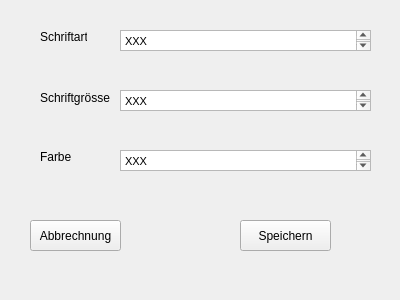
<?xml version="1.0" encoding="UTF-8"?>
<ui version="4.0">
 <class>Form</class>
 <widget class="QWidget" name="Form">
  <property name="geometry">
   <rect>
    <x>0</x>
    <y>0</y>
    <width>400</width>
    <height>300</height>
   </rect>
  </property>
  <property name="windowTitle">
   <string>Form</string>
  </property>
  <widget class="QPushButton" name="pushButton">
   <property name="geometry">
    <rect>
     <x>30</x>
     <y>220</y>
     <width>91</width>
     <height>31</height>
    </rect>
   </property>
   <property name="text">
    <string>Abbrechnung</string>
   </property>
  </widget>
  <widget class="QPushButton" name="pushButton_2">
   <property name="geometry">
    <rect>
     <x>240</x>
     <y>220</y>
     <width>91</width>
     <height>31</height>
    </rect>
   </property>
   <property name="text">
    <string>Speichern</string>
   </property>
  </widget>
  <widget class="QLabel" name="label">
   <property name="geometry">
    <rect>
     <x>40</x>
     <y>30</y>
     <width>47</width>
     <height>13</height>
    </rect>
   </property>
   <property name="text">
    <string>Schriftart</string>
   </property>
  </widget>
  <widget class="QLabel" name="label_2">
   <property name="geometry">
    <rect>
     <x>40</x>
     <y>90</y>
     <width>71</width>
     <height>16</height>
    </rect>
   </property>
   <property name="text">
    <string>Schriftgrösse</string>
   </property>
  </widget>
  <widget class="QLabel" name="label_3">
   <property name="geometry">
    <rect>
     <x>40</x>
     <y>150</y>
     <width>47</width>
     <height>13</height>
    </rect>
   </property>
   <property name="text">
    <string>Farbe</string>
   </property>
  </widget>
  <widget class="QTextEdit" name="textEdit_2">
   <property name="geometry">
    <rect>
     <x>120</x>
     <y>30</y>
     <width>251</width>
     <height>21</height>
    </rect>
   </property>
   <property name="html">
    <string>&lt;!DOCTYPE HTML PUBLIC &quot;-//W3C//DTD HTML 4.0//EN&quot; &quot;http://www.w3.org/TR/REC-html40/strict.dtd&quot;&gt;
&lt;html&gt;&lt;head&gt;&lt;meta name=&quot;qrichtext&quot; content=&quot;1&quot; /&gt;&lt;style type=&quot;text/css&quot;&gt;
p, li { white-space: pre-wrap; }
&lt;/style&gt;&lt;/head&gt;&lt;body style=&quot; font-family:'MS Shell Dlg 2'; font-size:8.25pt; font-weight:400; font-style:normal;&quot;&gt;
&lt;p style=&quot; margin-top:0px; margin-bottom:0px; margin-left:0px; margin-right:0px; -qt-block-indent:0; text-indent:0px;&quot;&gt;XXX&lt;/p&gt;&lt;/body&gt;&lt;/html&gt;</string>
   </property>
  </widget>
  <widget class="QTextEdit" name="textEdit_3">
   <property name="geometry">
    <rect>
     <x>120</x>
     <y>90</y>
     <width>251</width>
     <height>21</height>
    </rect>
   </property>
   <property name="html">
    <string>&lt;!DOCTYPE HTML PUBLIC &quot;-//W3C//DTD HTML 4.0//EN&quot; &quot;http://www.w3.org/TR/REC-html40/strict.dtd&quot;&gt;
&lt;html&gt;&lt;head&gt;&lt;meta name=&quot;qrichtext&quot; content=&quot;1&quot; /&gt;&lt;style type=&quot;text/css&quot;&gt;
p, li { white-space: pre-wrap; }
&lt;/style&gt;&lt;/head&gt;&lt;body style=&quot; font-family:'MS Shell Dlg 2'; font-size:8.25pt; font-weight:400; font-style:normal;&quot;&gt;
&lt;p style=&quot; margin-top:0px; margin-bottom:0px; margin-left:0px; margin-right:0px; -qt-block-indent:0; text-indent:0px;&quot;&gt;XXX&lt;/p&gt;&lt;/body&gt;&lt;/html&gt;</string>
   </property>
  </widget>
  <widget class="QTextEdit" name="textEdit_4">
   <property name="geometry">
    <rect>
     <x>120</x>
     <y>150</y>
     <width>251</width>
     <height>21</height>
    </rect>
   </property>
   <property name="html">
    <string>&lt;!DOCTYPE HTML PUBLIC &quot;-//W3C//DTD HTML 4.0//EN&quot; &quot;http://www.w3.org/TR/REC-html40/strict.dtd&quot;&gt;
&lt;html&gt;&lt;head&gt;&lt;meta name=&quot;qrichtext&quot; content=&quot;1&quot; /&gt;&lt;style type=&quot;text/css&quot;&gt;
p, li { white-space: pre-wrap; }
&lt;/style&gt;&lt;/head&gt;&lt;body style=&quot; font-family:'MS Shell Dlg 2'; font-size:8.25pt; font-weight:400; font-style:normal;&quot;&gt;
&lt;p style=&quot; margin-top:0px; margin-bottom:0px; margin-left:0px; margin-right:0px; -qt-block-indent:0; text-indent:0px;&quot;&gt;XXX&lt;/p&gt;&lt;/body&gt;&lt;/html&gt;</string>
   </property>
  </widget>
 </widget>
 <resources/>
 <connections/>
</ui>
